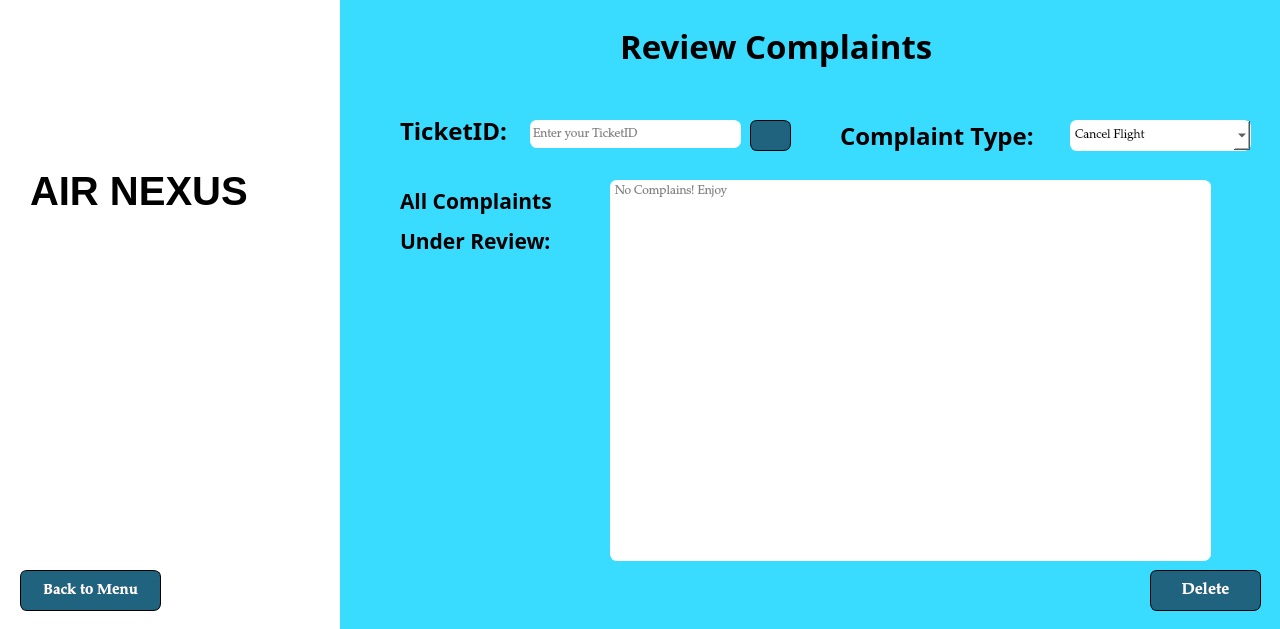
<?xml version="1.0" encoding="UTF-8"?>
<ui version="4.0">
 <class>complainreview</class>
 <widget class="QMainWindow" name="complainreview">
  <property name="geometry">
   <rect>
    <x>0</x>
    <y>0</y>
    <width>1280</width>
    <height>629</height>
   </rect>
  </property>
  <property name="windowTitle">
   <string>RESOLVING COMPLAINTS</string>
  </property>
  <property name="windowIcon">
   <iconset>
    <normaloff>../../../SAAD COMMUNICATION/Downloads/chrome_hqmSI9koUf (2).png</normaloff>../../../SAAD COMMUNICATION/Downloads/chrome_hqmSI9koUf (2).png</iconset>
  </property>
  <widget class="QWidget" name="centralwidget">
   <widget class="QPushButton" name="pushButton">
    <property name="geometry">
     <rect>
      <x>20</x>
      <y>570</y>
      <width>141</width>
      <height>41</height>
     </rect>
    </property>
    <property name="font">
     <font>
      <family>Palatino Linotype</family>
      <pointsize>11</pointsize>
      <bold>true</bold>
     </font>
    </property>
    <property name="cursor">
     <cursorShape>PointingHandCursor</cursorShape>
    </property>
    <property name="styleSheet">
     <string notr="true">border: 1px solid #000000;
border-radius: 7px;color: rgb(255, 255, 255);
background-color: rgb(67, 40, 228);
background-color: rgb(32, 99, 127);
color: white</string>
    </property>
    <property name="text">
     <string>Back to Menu</string>
    </property>
   </widget>
   <widget class="QTextEdit" name="textEdit">
    <property name="geometry">
     <rect>
      <x>610</x>
      <y>180</y>
      <width>601</width>
      <height>381</height>
     </rect>
    </property>
    <property name="font">
     <font>
      <family>Palatino Linotype</family>
     </font>
    </property>
    <property name="styleSheet">
     <string notr="true">border: 1px solid #FFFFFF;
border-radius: 7px;color: rgb(255, 255, 255);
background-color: white;
color:black</string>
    </property>
    <property name="html">
     <string>&lt;!DOCTYPE HTML PUBLIC &quot;-//W3C//DTD HTML 4.0//EN&quot; &quot;http://www.w3.org/TR/REC-html40/strict.dtd&quot;&gt;
&lt;html&gt;&lt;head&gt;&lt;meta name=&quot;qrichtext&quot; content=&quot;1&quot; /&gt;&lt;meta charset=&quot;utf-8&quot; /&gt;&lt;style type=&quot;text/css&quot;&gt;
p, li { white-space: pre-wrap; }
hr { height: 1px; border-width: 0; }
li.unchecked::marker { content: &quot;\2610&quot;; }
li.checked::marker { content: &quot;\2612&quot;; }
&lt;/style&gt;&lt;/head&gt;&lt;body style=&quot; font-family:'Palatino Linotype'; font-size:9pt; font-weight:400; font-style:normal;&quot;&gt;
&lt;p style=&quot;-qt-paragraph-type:empty; margin-top:0px; margin-bottom:0px; margin-left:0px; margin-right:0px; -qt-block-indent:0; text-indent:0px;&quot;&gt;&lt;br /&gt;&lt;/p&gt;&lt;/body&gt;&lt;/html&gt;</string>
    </property>
    <property name="placeholderText">
     <string>No Complains! Enjoy</string>
    </property>
   </widget>
   <widget class="QLineEdit" name="lineEdit">
    <property name="geometry">
     <rect>
      <x>530</x>
      <y>120</y>
      <width>211</width>
      <height>28</height>
     </rect>
    </property>
    <property name="font">
     <font>
      <family>Palatino Linotype</family>
     </font>
    </property>
    <property name="styleSheet">
     <string notr="true">border: 1px solid #FFFFFF;
border-radius: 7px;color: rgb(255, 255, 255);
background-color: white;
color:black</string>
    </property>
    <property name="placeholderText">
     <string>Enter your TicketID</string>
    </property>
   </widget>
   <widget class="QComboBox" name="comboBox">
    <property name="geometry">
     <rect>
      <x>1070</x>
      <y>120</y>
      <width>181</width>
      <height>31</height>
     </rect>
    </property>
    <property name="font">
     <font>
      <family>Palatino Linotype</family>
     </font>
    </property>
    <property name="styleSheet">
     <string notr="true">border: 1px solid #FFFFFF;
border-radius: 7px;color: rgb(255, 255, 255);
background-color: white;
color: black</string>
    </property>
    <item>
     <property name="text">
      <string>Cancel Flight</string>
     </property>
    </item>
    <item>
     <property name="text">
      <string>Update Detail</string>
     </property>
    </item>
    <item>
     <property name="text">
      <string>Staff Behaviour</string>
     </property>
    </item>
    <item>
     <property name="text">
      <string>Other</string>
     </property>
    </item>
   </widget>
   <widget class="QPushButton" name="pushButton_2">
    <property name="geometry">
     <rect>
      <x>1150</x>
      <y>570</y>
      <width>111</width>
      <height>41</height>
     </rect>
    </property>
    <property name="font">
     <font>
      <family>Palatino Linotype</family>
      <pointsize>12</pointsize>
      <bold>true</bold>
     </font>
    </property>
    <property name="cursor">
     <cursorShape>PointingHandCursor</cursorShape>
    </property>
    <property name="styleSheet">
     <string notr="true">border: 1px solid #000000;
border-radius: 7px;color: rgb(255, 255, 255);
background-color: rgb(67, 40, 228);
background-color: rgb(32, 99, 127);
color: white</string>
    </property>
    <property name="text">
     <string>Delete</string>
    </property>
   </widget>
   <widget class="QLabel" name="label_2">
    <property name="geometry">
     <rect>
      <x>580</x>
      <y>100</y>
      <width>721</width>
      <height>451</height>
     </rect>
    </property>
    <property name="text">
     <string/>
    </property>
    <property name="pixmap">
     <pixmap>../../../SAAD COMMUNICATION/Downloads/Web-design-vs-web-de.jpg</pixmap>
    </property>
    <property name="scaledContents">
     <bool>true</bool>
    </property>
   </widget>
   <widget class="QLabel" name="label_4">
    <property name="geometry">
     <rect>
      <x>-18</x>
      <y>-11</y>
      <width>1371</width>
      <height>691</height>
     </rect>
    </property>
    <property name="styleSheet">
     <string notr="true">background-color: white
</string>
    </property>
    <property name="text">
     <string/>
    </property>
   </widget>
   <widget class="QLabel" name="label_8">
    <property name="geometry">
     <rect>
      <x>0</x>
      <y>0</y>
      <width>71</width>
      <height>61</height>
     </rect>
    </property>
    <property name="text">
     <string/>
    </property>
    <property name="pixmap">
     <pixmap>../../../SAAD COMMUNICATION/Downloads/chrome_hqmSI9koUf (1).png</pixmap>
    </property>
    <property name="scaledContents">
     <bool>true</bool>
    </property>
   </widget>
   <widget class="QLabel" name="label_7">
    <property name="geometry">
     <rect>
      <x>620</x>
      <y>10</y>
      <width>521</width>
      <height>71</height>
     </rect>
    </property>
    <property name="font">
     <font>
      <family>Arial Black</family>
      <pointsize>25</pointsize>
      <bold>true</bold>
     </font>
    </property>
    <property name="styleSheet">
     <string notr="true">color: black
</string>
    </property>
    <property name="text">
     <string>Review Complaints</string>
    </property>
   </widget>
   <widget class="QLabel" name="label_5">
    <property name="geometry">
     <rect>
      <x>840</x>
      <y>120</y>
      <width>221</width>
      <height>31</height>
     </rect>
    </property>
    <property name="font">
     <font>
      <family>Footlight MT Light</family>
      <pointsize>18</pointsize>
      <bold>true</bold>
     </font>
    </property>
    <property name="text">
     <string>Complaint Type:</string>
    </property>
   </widget>
   <widget class="QLabel" name="label_6">
    <property name="geometry">
     <rect>
      <x>400</x>
      <y>110</y>
      <width>131</width>
      <height>41</height>
     </rect>
    </property>
    <property name="font">
     <font>
      <family>Footlight MT Light</family>
      <pointsize>18</pointsize>
      <bold>true</bold>
     </font>
    </property>
    <property name="text">
     <string>TicketID:</string>
    </property>
   </widget>
   <widget class="QLabel" name="label_9">
    <property name="geometry">
     <rect>
      <x>400</x>
      <y>150</y>
      <width>361</width>
      <height>101</height>
     </rect>
    </property>
    <property name="font">
     <font>
      <family>Footlight MT Light</family>
      <pointsize>16</pointsize>
      <bold>true</bold>
     </font>
    </property>
    <property name="text">
     <string>All Complaints </string>
    </property>
   </widget>
   <widget class="QPushButton" name="pushButton_3">
    <property name="geometry">
     <rect>
      <x>750</x>
      <y>120</y>
      <width>41</width>
      <height>31</height>
     </rect>
    </property>
    <property name="styleSheet">
     <string notr="true">border: 1px solid #000000;
border-radius: 7px;color: rgb(255, 255, 255);
background-color: rgb(67, 40, 228);
background-color: rgb(32, 99, 127);
color: white</string>
    </property>
    <property name="text">
     <string/>
    </property>
    <property name="icon">
     <iconset>
      <normaloff>../../../SAAD COMMUNICATION/Downloads/[CITYPNG.COM]Search Explore White Icon Transparent PNG - 4000x4000.png</normaloff>../../../SAAD COMMUNICATION/Downloads/[CITYPNG.COM]Search Explore White Icon Transparent PNG - 4000x4000.png</iconset>
    </property>
   </widget>
   <widget class="QLabel" name="background">
    <property name="geometry">
     <rect>
      <x>340</x>
      <y>0</y>
      <width>971</width>
      <height>700</height>
     </rect>
    </property>
    <property name="styleSheet">
     <string notr="true">background-color: rgb(57, 219, 255);</string>
    </property>
    <property name="text">
     <string/>
    </property>
   </widget>
   <widget class="QLabel" name="label">
    <property name="geometry">
     <rect>
      <x>400</x>
      <y>220</y>
      <width>201</width>
      <height>41</height>
     </rect>
    </property>
    <property name="font">
     <font>
      <family>Footlight MT Light</family>
      <pointsize>16</pointsize>
      <bold>true</bold>
     </font>
    </property>
    <property name="text">
     <string>Under Review:</string>
    </property>
   </widget>
   <widget class="QLabel" name="label_3">
    <property name="geometry">
     <rect>
      <x>30</x>
      <y>170</y>
      <width>271</width>
      <height>41</height>
     </rect>
    </property>
    <property name="font">
     <font>
      <pointsize>30</pointsize>
      <bold>true</bold>
     </font>
    </property>
    <property name="text">
     <string>AIR NEXUS</string>
    </property>
   </widget>
   <widget class="QLabel" name="label_10">
    <property name="geometry">
     <rect>
      <x>40</x>
      <y>-20</y>
      <width>221</width>
      <height>161</height>
     </rect>
    </property>
    <property name="styleSheet">
     <string notr="true">background-image: url(:/bg_images/logo_pic.png);</string>
    </property>
    <property name="text">
     <string/>
    </property>
   </widget>
   <zorder>label_4</zorder>
   <zorder>background</zorder>
   <zorder>label_2</zorder>
   <zorder>pushButton</zorder>
   <zorder>textEdit</zorder>
   <zorder>lineEdit</zorder>
   <zorder>comboBox</zorder>
   <zorder>pushButton_2</zorder>
   <zorder>label_8</zorder>
   <zorder>label_7</zorder>
   <zorder>label_5</zorder>
   <zorder>label_6</zorder>
   <zorder>label_9</zorder>
   <zorder>pushButton_3</zorder>
   <zorder>label</zorder>
   <zorder>label_3</zorder>
   <zorder>label_10</zorder>
  </widget>
 </widget>
 <resources/>
 <connections/>
</ui>
